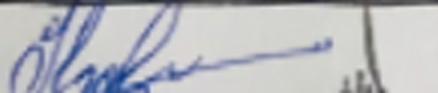
#> input picture testImage/1/1.png, 438 x 93 px
$ python -i sams.py   (imports and definitions only)
#> lines starting #> are read from the running program, lines starting #| are printed output that depends on the picture; after the words box and inside, x2 and y2 are one past the last pixel; in counts of white or black regions, pixels touching at a corner belong together
#> further down, picture is the input picture: shape (93, 438, 3); mean B, G, R 190.5, 184.9, 183.3
import cv2
import numpy as np
import pytesseract
import pandas as pd
import matplotlib.pyplot as plt
import imutils
import xml.etree.cElementTree as ET
from PIL import Image
from openpyxl import Workbook
from openpyxl import load_workbook
import xlsxwriter
from openpyxl.utils import get_column_letter
import os.path
import glob

pytesseract.pytesseract.tesseract_cmd = 'C:\\Program Files\\Tesseract-OCR\\tesseract.exe'


#------- create image threshold-------------------------------
def preProcessing(img):
    imgGray = cv2.cvtColor(img,cv2.COLOR_BGR2GRAY)
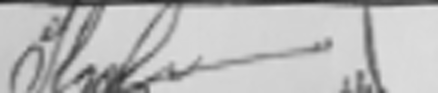
#> imgGray: shape (93, 438); min 31, max 229, mean 185.1
    imgBlur = cv2.GaussianBlur(imgGray,(5,5),6)
    imgThres = cv2.adaptiveThreshold(imgBlur,255,1,1,11,2)
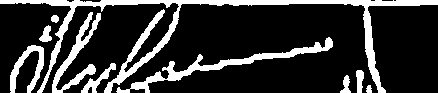
#> imgThres: shape (93, 438); 20% white; 10 white regions, largest, box (x1, y1, x2, y2) and area: (0, 0, 438, 93) 4284, (116, 37, 333, 93) 1546, (52, 12, 101, 93) 964

    return imgThres


#----- find biggest contour----------------------------------
# [158 lines left out: functions biggestContour, reorder, sort_contours, findLines, findAttendence, createExcel and 2 more, not called in this run]


path = glob.glob('assets/*.jpeg')
day = 1
# [100 lines not run here, left out]


>>> import cv2
>>> picture = cv2.imread('testImage/1/1.png')
>>> result = preProcessing(picture)

$ run again, on testImage/1/5.png
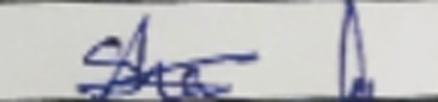
#> input picture testImage/1/5.png, 438 x 102 px
#> picture is the input picture: shape (102, 438, 3); mean B, G, R 193, 189.8, 189.5
#> in preProcessing, `imgGray = cv2.cvtColor(img,cv2.COLOR_BGR2GRAY)`:
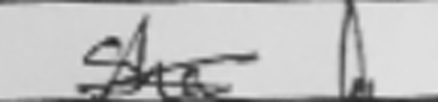
#> imgGray: shape (102, 438); min 36, max 232, mean 190.1
#> in preProcessing, `imgThres = cv2.adaptiveThreshold(imgBlur,255,1,1,11,2)`:
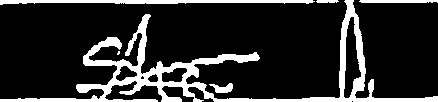
#> imgThres: shape (102, 438); 16.9% white; 6 white regions (1 under 20 px), largest, box (x1, y1, x2, y2) and area: (0, 0, 438, 102) 6085, (0, 0, 315, 5) 1033, (359, 0, 438, 3) 227, (209, 83, 233, 93) 140, (316, 0, 339, 3) 62
